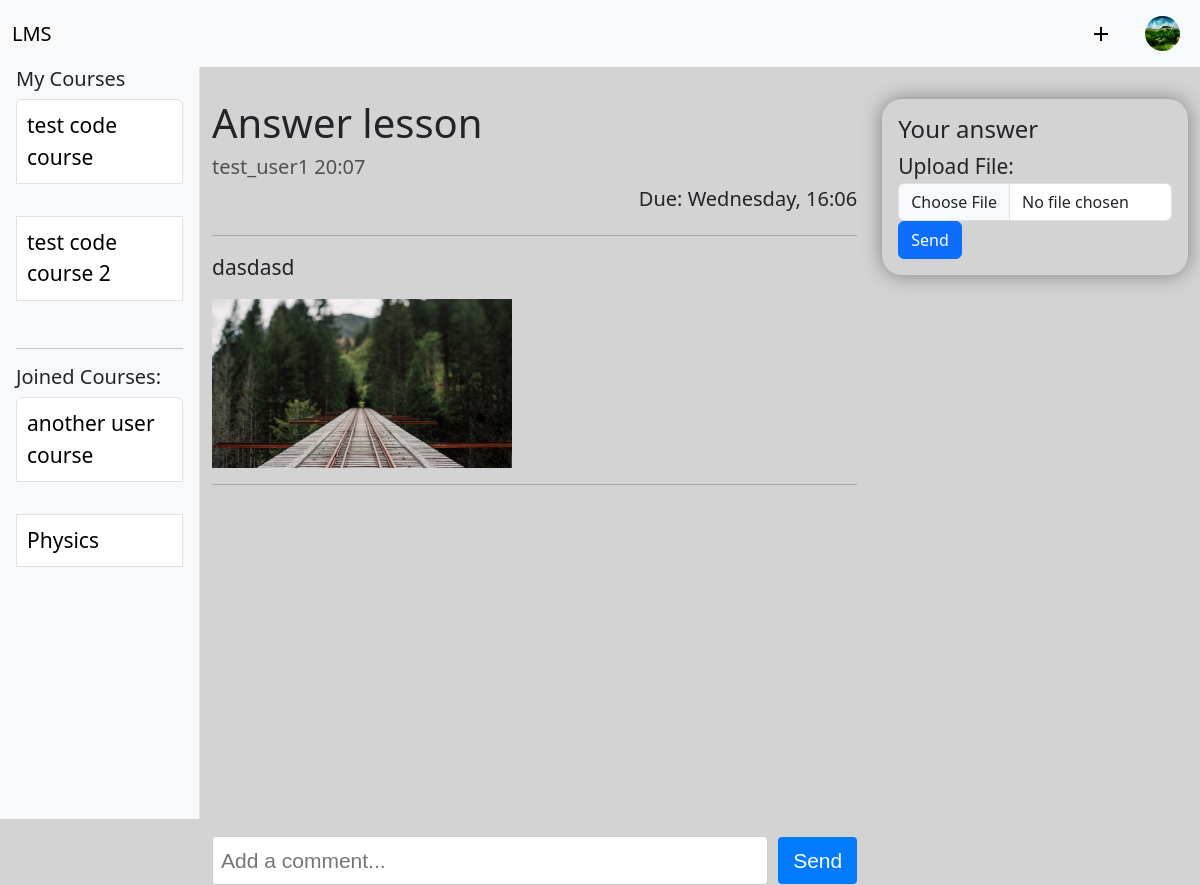
Before: /4/14 (signed in) with the older database file.
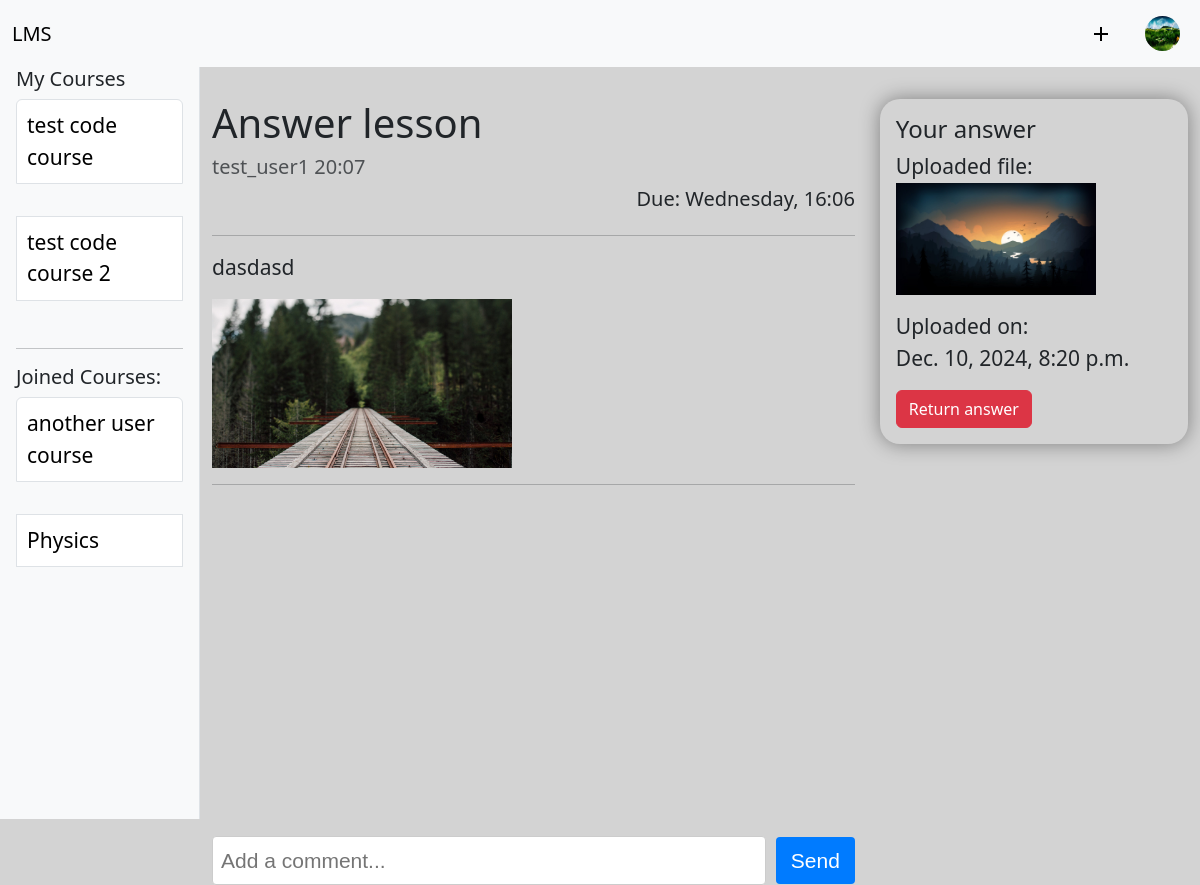
After: the same page with the newer database file.
### course_system/models.py (models this page shows, shortened)
class Answer(models.Model):
    user = models.ForeignKey(CustomUser, on_delete=models.CASCADE, related_name="answers")
    lesson = models.ForeignKey(Lesson, on_delete=models.CASCADE, related_name="answers")
    upload_data = models.FileField(upload_to="answer_media")
    date_published = models.DateTimeField(auto_now_add=True)

### course_system/views.py (the view, shortened to what this page needs)
# urls.py: path('<int:course>/<int:pk>', LessonDetailView.as_view(), name='lesson-details'),
class LessonDetailView(DetailView):
	model = Lesson
	template_name = "course_system/lesson_info.html"
	context_object_name = "lesson"
	def get_context_data(self, **kwargs):
		context = super().get_context_data(**kwargs)
		lesson = self.get_object()
		user = self.request.user
		context['user_has_answered'] = lesson.answers.filter(user=user).exists()
		context['user_answer'] = lesson.answers.filter(user=user).first()
		return context

### auth_system/models.py (called while the page is built)
	def __str__(self):
		return self.username

### course_system/context_processors.py (called while the page is built)
def user_courses(request):
    subscribed_courses = Subscription.objects.filter(user=request.user).values_list('course', flat=True)
    joined = Course.objects.filter(id__in=subscribed_courses)
    owned = Course.objects.filter(user=request.user)
    if not request.user.is_authenticated:
        return {}
    courses = Course.objects.filter(user=request.user)
    return {'user_courses': owned, "joined_courses": joined}

### course_system/templatetags/custom_tags.py (called while the page is built)
@register.filter(name="endswith")
def endswith(value, arg):
	return value.endswith(arg)

@register.filter
def custom_date_format(value):
    if not value:
        return ""
    now = datetime.datetime.now()
    if value.date() == now.date():
        return value.strftime("%H:%M")  # Формат часу (години:хвилини)
    start_of_week = now - datetime.timedelta(days=now.weekday())  # Понеділок поточного тижня
    if value.date() >= start_of_week.date():
        return value.strftime("%A, %H:%M")  # Назва дня тижня
    if value.year() != now.year():
        return value.strftime("%F")
    return value.strftime("%b. %d")  # День і місяць

### templates/course_system/lesson_info.html (shortened to what the changed rows need)
{% extends 'base.html' %}
{% block content %}
{% load custom_tags %}
<br>
<article class="d-flex container gap">
    <section class="d-flex flex-column lesson-main">
        <section class="d-flex justify-content-between">
            <h1>{{ lesson.name }}  </h1>
        </section>
    </section>
    {% if request.user != lesson.course.user %}
        <section class="answer-container">
            <article class="p-3">
                <h4>Your answer</h4>
                {% if user_has_answered %}
                    <p>Uploaded file:
                        {% if lesson.upload_data.url|endswith:".jpg" or lesson.upload_data.url|endswith:".jpeg" or lesson.upload_data.media.url|endswith:".png" %}
                            <a href="{{ user_answer.upload_data.url}}" target="_blank"><img src="{{user_answer.upload_data.url}}"  style="max-width: 200px;"></a>
                        {% elif lesson.upload_data.url|endswith:".mp4" %}
                            <video controls>
                                <source src="{{ user_answer.upload_data.url}}" type="mp4/video">
                                Your browser does not support video tag
                            </video>
                        {% elif lesson.upload_data.url|endswith:"mp3" %}
                            <audio src="{{ user_answer.upload_data.url}}" controls></audio>
                        {% else %}
                            <a href="{{ user_answer.upload_data.url}}" target="_blank">Open file</a>
                            <br>
                            <a href="{{ user_answer.upload_data.url}}">Download file</a>
                        {% endif %}
                    <p>Uploaded on: <br>{{ user_answer.date_published }}</p>
                    <form method="POST" action="{% url 'return-answer' lesson.course.pk lesson.pk %}" class="mt-3">
                        <button type="submit" class="btn btn-danger">Return answer</button>
                    </form>
                {% else %}
                    <form method="POST" enctype="multipart/form-data" action="{% url 'lesson-answer' lesson.course.pk lesson.pk %}">
                        <label for="data">Upload File:</label>
                        <input type="file" id="data" name="data" class="form-control">
                        <button type="submit" class="btn btn-primary">Send</button>
                    </form>
                {% endif %}
            </article>
        </section>
    {% endif %}
</article>
{% endblock %}

Changed rows visible on the page:
added Answer: upload_data (picture), date_published "Dec. 10, 2024, 8:20 p.m."
Other visible differences:
text no longer shown: "Upload File: Send"
text now shown: "Uploaded file: Uploaded on: Return answer"
